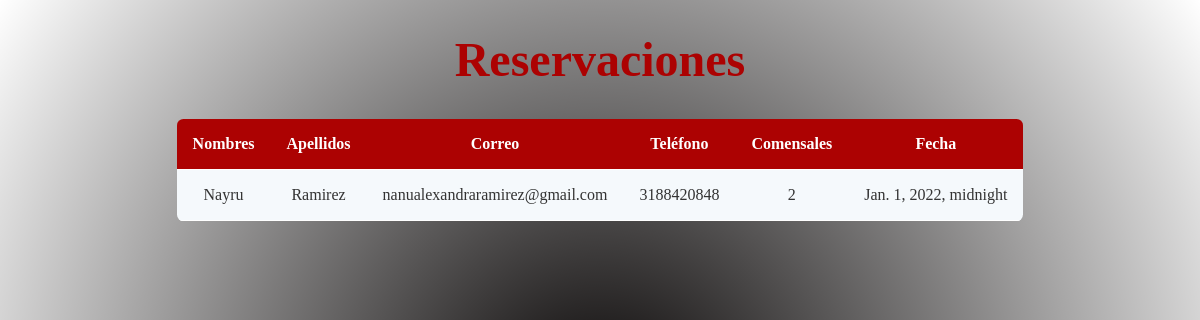
Page /listar-reservaciones/17 on the committed database.
### restaurante/models.py (models this page shows)
class Reservation(models.Model):
    id = models.AutoField(primary_key=True)
    name = models.CharField(max_length=50)
    lastname = models.CharField(max_length=50)
    email = models.EmailField(blank=True, null=True)
    cell = models.IntegerField()
    customers = models.IntegerField()
    restaurant = models.ForeignKey(Restaurant, on_delete=models.PROTECT)
    created = models.DateField(auto_now_add=True)
    edited = models.DateField(auto_now=True)
    reservation = models.DateTimeField()

### restaurante/views.py (the view)
# urls.py: path('listar-reservaciones/<id>', views.list_reservations, name='reservaciones'),
def list_reservations(request, id):
    reservation = Reservation.objects.filter(restaurant=id)
    data = {
        'reservation': reservation
    }
    return render(request, 'app/reservation/list.html', data)

### restaurante/templates/app/reservation/list.html (shortened to what this page needs)
<!DOCTYPE html>
<html lang="en">
<head>
    {% load static %}
    <link
          rel="stylesheet"
          href="https://cdnjs.cloudflare.com/ajax/libs/font-awesome/5.15.3/css/all.min.css"
        />
    <link rel="stylesheet" href="https://cdnjs.cloudflare.com/ajax/libs/font-awesome/5.15.4/css/all.min.css" />
    <link rel="stylesheet" type="text/css" href="{% static 'css/reservation-list.css' %}">
    {% load pwa %}
</head>
<body style="height: 100vh;
  background: radial-gradient(circle, rgba(3,0,0,1) 0%, rgba(3,3,3,0) 100%),
    url('https://images.pexels.com/photos/1833349/pexels-photo-1833349.jpeg?cs=srgb&dl=pexels-valeria-boltneva-1833349.jpg&fm=jpg');
  background-size: cover;
  background-position: center;
  background-repeat: no-repeat;
">
<div class="container">
    <h1 style="font-size: 3rem; color: #AC0202; text-align:center;">Reservaciones</h1>
      <table class="rwd-table">
        <tbody>
          <tr>
            <th>Nombres</th>
            <th>Apellidos</th>
            <th>Correo</th>
            <th>Teléfono</th>
            <th>Comensales</th>
            <th>Fecha</th>
          </tr>
          {% for r in reservation %}
          <tr>
            <td data-th="nombre">
              {{ r.name }}
            </td>
             <td data-th="apellidos">
              {{ r.lastname }}
            </td>
             <td data-th="correo">
              {{ r.email }}
            </td>
             <td data-th="teléfono">
              {{ r.cell }}
            </td>
             <td data-th="comensales">
              {{ r.customers }}
            </td>
             <td data-th="fecha de la reserva">
              {{ r.reservation }}
            </td>
          </tr>
          {% endfor %}
        </tbody>
      </table>
    </div>
</body>
</html>

### restaurante/static/css/reservation-list.css (style rules this page uses)
.rwd-table { margin: auto; min-width: 300px; max-width: 100%; border-collapse: collapse; }
.rwd-table tr:first-child { border-top: none; background: #AC0202; color: #fff; }
.rwd-table tr { border-top: 1px solid #ddd; border-bottom: 1px solid #ddd; background-color: #f5f9fc; }
.rwd-table th { display: none; }
.rwd-table td { display: block; }
.rwd-table td:first-child { margin-top: .5em; }
.rwd-table td:last-child { margin-bottom: .5em; }
.rwd-table td:before { content: attr(data-th) ": "; font-weight: bold; width: 120px; display: inline-block; color: #000; }
.rwd-table th, .rwd-table td { text-align: center; }
.rwd-table { color: #333; border-radius: .4em; overflow: hidden; }
.rwd-table tr { border-color: #fff; }
.rwd-table th, .rwd-table td { padding: .5em 1em; }
@media screen and (min-width: 600px) { .rwd-table td:before { display: none; } }
@media screen and (min-width: 600px) { .rwd-table th, .rwd-table td { display: table-cell; padding: .25em .5em; } }
@media screen and (min-width: 600px) { .rwd-table th:first-child, .rwd-table td:first-child { padding-left: 0; } }
@media screen and (min-width: 600px) { .rwd-table th:last-child, .rwd-table td:last-child { padding-right: 0; } }
@media screen and (min-width: 600px) { .rwd-table th, .rwd-table td { padding: 1em !important; } }

### rows in the picture
Reservation: name "Nayru", lastname "Ramirez", email "nanualexandraramirez@gmail.com", cell "3188420848", customers "2", reservation "Jan. 1, 2022, midnight"
